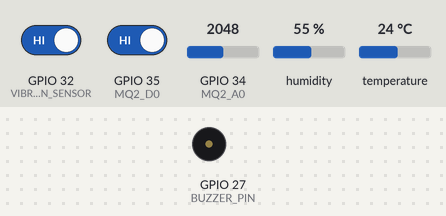
The sketch below on a simulated ESP32. Parts: buzzer (waves = sounding, pin HIGH). Inputs (shaded band) come from the test bench; at power-on: GPIO 32 (VIBRATION_SENSOR) HIGH, GPIO 35 (MQ2_D0) HIGH, GPIO 34 (MQ2_A0) = 2048, humidity 55 %, temperature 24 °C. WiFi joins after 1.5 s; servers stay silent unless stated; what the sketch prints to the serial monitor is not drawn.

Above: at 3.0 s.
3.1 s: GPIO 32 (VIBRATION_SENSOR) driven LOW
At 7.3 s:
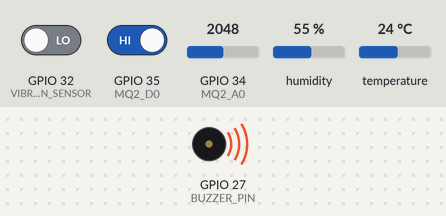
18.3 s: GPIO 32 (VIBRATION_SENSOR) driven HIGH and GPIO 35 (MQ2_D0) driven HIGH
At 22.3 s:
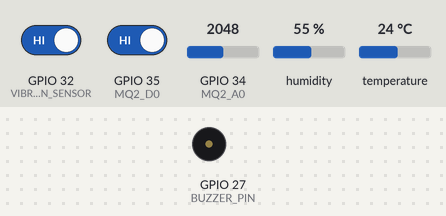
23.3 s: GPIO 34 (MQ2_A0) set to 1971
33.0 s: GPIO 34 (MQ2_A0) set to 1882
At 37.3 s:
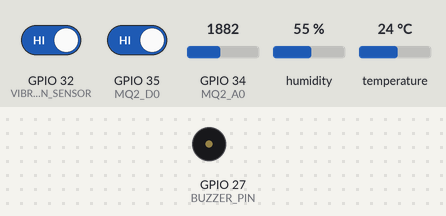
38.3 s: GPIO 34 (MQ2_A0) set to 2048
48.0 s: GPIO 34 (MQ2_A0) set to 2128
At 52.4 s:
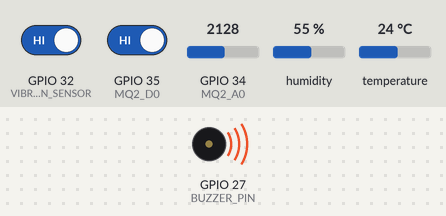
Timing chart, 0 to 53.9 s (numbered marks = the images above; inputs shaded):
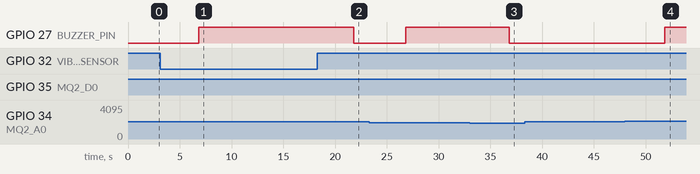

Measured:
- the behaviour switches between 2090 and 2091 on GPIO 34 (MQ2_A0) (found by bisection; images 3 and 4)
- after the input at 3.1 s, GPIO 27 (BUZZER_PIN): LOW → HIGH after 3.7 s
- after the input at 18.3 s, GPIO 27 (BUZZER_PIN): HIGH → LOW after 3.5 s
- after the input at 33.0 s, GPIO 27 (BUZZER_PIN): HIGH → LOW after 3.8 s
- after the input at 38.3 s, every drawn part: stays the same
- after the input at 48.0 s, GPIO 27 (BUZZER_PIN): LOW → HIGH after 3.8 s

The sketch:

Safesense_code.ino
```cpp
// Blynk Template Information
#define BLYNK_TEMPLATE_ID "TMPL3qJMfkNsC"
#define BLYNK_TEMPLATE_NAME "DISASTER SENSE"
#define BLYNK_AUTH_TOKEN "YOUR_BLYNK_AUTH_TOKEN"  // ⚠️ Replace with your token

#include <WiFi.h>
#include <BlynkSimpleEsp32.h>
#include <Adafruit_Sensor.h>
#include <DHT.h>
#include <DHT_U.h>

// Wi-Fi Credentials
#define WIFI_SSID "YOUR_WIFI_NAME"         // ⚠️ Replace with your WiFi name
#define WIFI_PASSWORD "YOUR_WIFI_PASSWORD"  // ⚠️ Replace with your WiFi password

// Sensor & Buzzer Pin Definitions
#define DHTPIN 26
#define DHTTYPE DHT11
#define MQ2_A0 34
#define MQ2_D0 35
#define VIBRATION_SENSOR 32
#define BUZZER_PIN 27

DHT dht(DHTPIN, DHTTYPE);
BlynkTimer timer;

// False Alarm Prevention Variables
static int lastGasLevels[5] = {0, 0, 0, 0, 0};
static int gasIndex = 0;
static float lastTemperature = 0;
static int tempCount = 0;

// Function to check & reconnect Blynk
void reconnectBlynk() {
  if (!Blynk.connected()) {
    Serial.println("Blynk Disconnected! Reconnecting...");
    Blynk.connect();
    if (Blynk.connected()) {
      Serial.println("Reconnected to Blynk!");
    } else {
      Serial.println("Failed to reconnect to Blynk.");
    }
  }
}

// Function to check disaster conditions & send alerts
void sendAlerts() {
  float temperature = dht.readTemperature();
  float humidity = dht.readHumidity();

  // Stabilize Temperature Readings
  if (abs(temperature - lastTemperature) > 5) {
    tempCount++;
    if (tempCount < 3) {
      temperature = lastTemperature;
    } else {
      tempCount = 0;
    }
  }
  lastTemperature = temperature;

  // Average Gas Sensor Readings
  int gasLevel = analogRead(MQ2_A0);
  lastGasLevels[gasIndex] = gasLevel;
  gasIndex = (gasIndex + 1) % 5;
  int avgGasLevel = 0;
  for (int i = 0; i < 5; i++) {
    avgGasLevel += lastGasLevels[i];
  }
  avgGasLevel /= 5;

  int gasThreshold = digitalRead(MQ2_D0);
  bool vibrationDetected = digitalRead(VIBRATION_SENSOR) == LOW;

  // Print Sensor Readings
  Serial.print("Temperature: ");
  Serial.print(temperature);
  Serial.print(" C    Humidity: ");
  Serial.print(humidity);
  Serial.println("%");
  Serial.print("Gas Level (A0): ");
  Serial.println(avgGasLevel);

  if (gasThreshold == LOW) {
    Serial.println("High Gas Detected!");
  }

  // Disaster Alert Condition
  if (temperature > 50 || avgGasLevel > 2000 || gasThreshold == LOW || vibrationDetected) {
    digitalWrite(BUZZER_PIN, HIGH);
    Serial.println("DISASTER DETECTED!");
    Blynk.logEvent("disaster_alert", "Disaster Detected! Check Your System!");
  } else {
    digitalWrite(BUZZER_PIN, LOW);
    Serial.println("System Normal.");
  }
}

void setup() {
  Serial.begin(115200);

  // Connect to Wi-Fi
  Serial.print("Connecting to Wi-Fi...");
  WiFi.begin(WIFI_SSID, WIFI_PASSWORD);
  while (WiFi.status() != WL_CONNECTED) {
    delay(500);
    Serial.print(".");
  }
  Serial.println("\nWi-Fi Connected!");

  // Connect to Blynk
  Serial.print("Connecting to Blynk...");
  Blynk.begin(BLYNK_AUTH_TOKEN, WIFI_SSID, WIFI_PASSWORD);
  while (!Blynk.connected()) {
    delay(500);
    Serial.print(".");
  }
  Serial.println("\nBlynk Connected!");

  dht.begin();
  pinMode(MQ2_A0, INPUT);
  pinMode(MQ2_D0, INPUT);
  pinMode(VIBRATION_SENSOR, INPUT);
  pinMode(BUZZER_PIN, OUTPUT);

  timer.setInterval(5000L, sendAlerts);
}

void loop() {
  reconnectBlynk();
  Blynk.run();
  timer.run();
}
```
